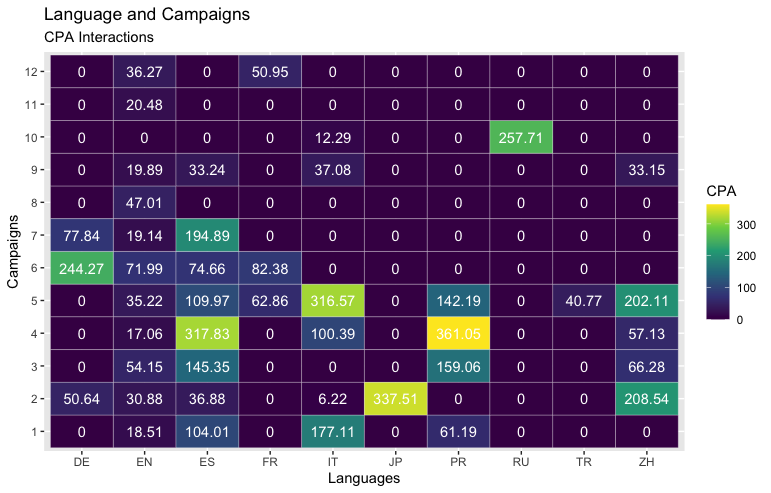

Write the R code that produced this figure.
library(dyplr)
library(tidyverse)

sector_language_cpa_table = 
    sector_language_cpa_table %>%
    # divide CPA by a 100
    mutate(CPA = CPA/100) %>% 
    # select only interesting columns
    select(Language, Sector, CPA) %>%
    # widen the table so that we can have the same amount of combinations between qualitative variables
    pivot_wider(names_from = Sector, values_from = CPA, values_fill = list(CPA = 0)) %>%
    # make it longer again so that languages is a column again
    pivot_longer(names_to = "Sector", cols = `1`:`11`, values_to = "CPA") %>%
    # unnest CPA as it has been transformed into a list previously
    unnest(CPA) %>%
    # transform sector into a factor
    mutate(Sector = as_factor(Sector) %>% fct_reorder(as.numeric(Sector)))

# create graph with previous table
sector_language_cpa_table %>% 
    ggplot(aes(x = Language, y = Sector, fill = CPA)) +
    geom_tile(color = "white", size = 0.1) +
    geom_text(aes(label = CPA), color = "white") + 
    scale_fill_viridis_c(direction = 1) +
    scale_x_discrete(labels = abbreviate) + 
    labs(title = "Language and Campaigns", subtitle = "CPA Interactions",
         x = "Languages", y = "Campaigns")
